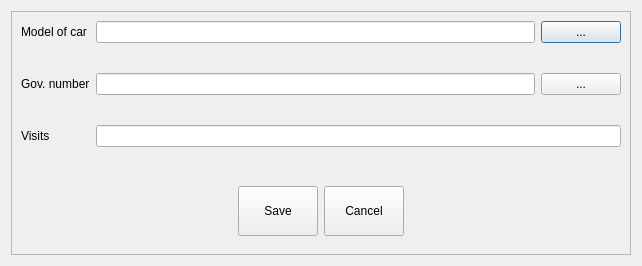
<?xml version="1.0" encoding="UTF-8"?>
<ui version="4.0">
 <class>DlgCarSelection</class>
 <widget class="QDialog" name="DlgCarSelection">
  <property name="geometry">
   <rect>
    <x>0</x>
    <y>0</y>
    <width>642</width>
    <height>262</height>
   </rect>
  </property>
  <property name="windowTitle">
   <string>Dialog</string>
  </property>
  <layout class="QVBoxLayout" name="verticalLayout">
   <item>
    <widget class="QFrame" name="frame">
     <property name="frameShape">
      <enum>QFrame::StyledPanel</enum>
     </property>
     <property name="frameShadow">
      <enum>QFrame::Raised</enum>
     </property>
     <layout class="QGridLayout" name="gridLayout">
      <property name="verticalSpacing">
       <number>30</number>
      </property>
      <item row="0" column="0">
       <widget class="QLabel" name="label">
        <property name="text">
         <string>Model of car</string>
        </property>
       </widget>
      </item>
      <item row="0" column="1">
       <widget class="QLineEdit" name="leCar"/>
      </item>
      <item row="0" column="2">
       <widget class="QPushButton" name="btnModelSelection">
        <property name="text">
         <string>...</string>
        </property>
       </widget>
      </item>
      <item row="1" column="0">
       <widget class="QLabel" name="label_2">
        <property name="text">
         <string>Gov. number</string>
        </property>
       </widget>
      </item>
      <item row="1" column="1">
       <widget class="QLineEdit" name="leGovNum"/>
      </item>
      <item row="1" column="2">
       <widget class="QPushButton" name="btnNumberSelection">
        <property name="text">
         <string>...</string>
        </property>
       </widget>
      </item>
      <item row="2" column="0">
       <widget class="QLabel" name="label_3">
        <property name="text">
         <string>Visits</string>
        </property>
       </widget>
      </item>
      <item row="2" column="1" colspan="2">
       <widget class="QLineEdit" name="leVisit">
        <property name="readOnly">
         <bool>true</bool>
        </property>
       </widget>
      </item>
      <item row="3" column="0" colspan="3">
       <widget class="QWidget" name="widget" native="true">
        <layout class="QHBoxLayout" name="horizontalLayout">
         <item>
          <spacer name="horizontalSpacer">
           <property name="orientation">
            <enum>Qt::Horizontal</enum>
           </property>
           <property name="sizeHint" stdset="0">
            <size>
             <width>206</width>
             <height>20</height>
            </size>
           </property>
          </spacer>
         </item>
         <item>
          <widget class="QPushButton" name="btnSave">
           <property name="minimumSize">
            <size>
             <width>0</width>
             <height>50</height>
            </size>
           </property>
           <property name="text">
            <string>Save</string>
           </property>
           <property name="icon">
            <iconset resource="res.qrc">
             <normaloff>:/images/ok.png</normaloff>:/images/ok.png</iconset>
           </property>
          </widget>
         </item>
         <item>
          <widget class="QPushButton" name="btnCancel">
           <property name="minimumSize">
            <size>
             <width>0</width>
             <height>50</height>
            </size>
           </property>
           <property name="text">
            <string>Cancel</string>
           </property>
           <property name="icon">
            <iconset resource="res.qrc">
             <normaloff>:/images/cancel.png</normaloff>:/images/cancel.png</iconset>
           </property>
           <property name="iconSize">
            <size>
             <width>32</width>
             <height>32</height>
            </size>
           </property>
          </widget>
         </item>
         <item>
          <spacer name="horizontalSpacer_2">
           <property name="orientation">
            <enum>Qt::Horizontal</enum>
           </property>
           <property name="sizeHint" stdset="0">
            <size>
             <width>206</width>
             <height>20</height>
            </size>
           </property>
          </spacer>
         </item>
        </layout>
       </widget>
      </item>
     </layout>
    </widget>
   </item>
  </layout>
 </widget>
 <resources>
  <include location="res.qrc"/>
 </resources>
 <connections/>
</ui>
